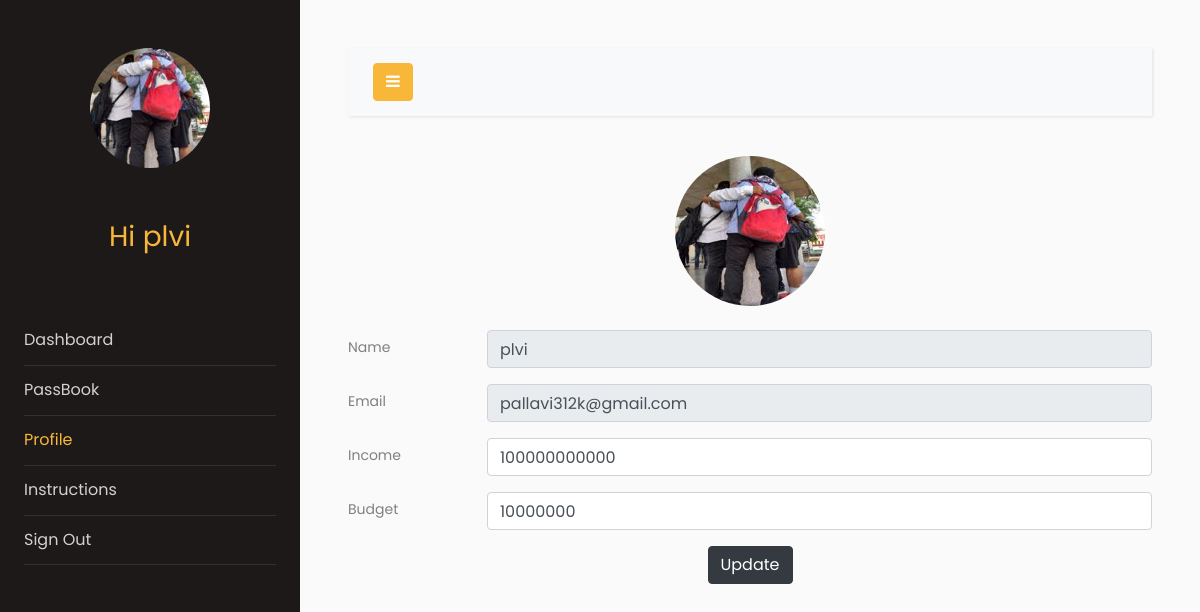
Page /profile (signed in) on the committed database.
### models.py (models this page shows, shortened)
class Users(db.Model, UserMixin):
    __tablename__ = "users"
    id = db.Column(db.Integer, primary_key=True)
    email = db.Column(db.String(64), unique=True, index=True)
    name = db.Column(db.String(64))
    pasword_hash = db.Column(db.String(128))
    income = db.Column(db.Integer)
    budget = db.Column(db.Integer, default=0)
    profile_image = db.Column(
        db.String(128), nullable=False, default="default_profile.jpeg"
    )
    trans = db.relationship("Transactions", backref="User", lazy="dynamic")

### app.py (the view)
@app.route("/profile", methods=["GET", "POST"])
@login_required
def profile():
    form = profiles()
    if form.validate_on_submit():
        print("in if")
        if form.image.data:
            username = current_user.id
            image_data = current_user.profile_image
            current_user.profile_image = "default_profile.jpeg"
            db.session.commit()
            pic = add_profile_pic(form.image.data, username, image_data)
            current_user.profile_image = pic
        current_user.budget = form.budget.data
        current_user.income = form.income.data
        db.session.commit()
        flash("User Account Updated")
        return redirect(url_for("profile"))
    elif request.method == "GET":
        form.name.data = current_user.name
        form.email.data = current_user.email
        form.budget.data = current_user.budget
        form.income.data = current_user.income
        form.image.data = current_user.profile_image
    profile_image = url_for(
        "static", filename="profile_pics/" + current_user.profile_image
    )
    return render_template("profile.html", proForm=form, profile_image=profile_image)

### forms.py
class profiles(FlaskForm):
    name = StringField('Name')
    email = StringField('Email')
    image = FileField('Update Image', validators=[
                      FileAllowed(['jpg', 'png', 'jpeg','jfif'])])
    budget = IntegerField('Monthly Budget', validators=[DataRequired()])
    income = IntegerField('Monthly Income', validators=[DataRequired()])
    submit = SubmitField('Update')

### models.py (called while the page is built)
@login_manager.user_loader
def load_user(user_id):
    return Users.query.get(user_id)

### templates/profile.html (shortened to what this page needs)
<!doctype html>
<html lang="en">
<head>
    <link rel="stylesheet" href="https://stackpath.bootstrapcdn.com/font-awesome/4.7.0/css/font-awesome.min.css">
    <link rel="stylesheet" href="{{ url_for('static', filename='css1/style.css') }}">
</head>
<body>
    <div class="wrapper d-flex align-items-stretch">
        <nav id="sidebar">
            <div class="p-4 pt-5">
                <a href="#" class="img logo rounded-circle mb-5" style="background-image: url({{url_for('static',filename='profile_pics/'+current_user.profile_image)}});"></a>
                <h3 style="color: #f8b739; font-family: Poppins, Arial, sans-serif; text-align: center;">Hi {{current_user.name}}</h3>
                <br>
                <br>
                <ul class="list-unstyled components mb-5">
                    <li>
                        <a href="{{url_for('dashboard')}}">Dashboard</a>
                    </li>
                    <li >
                        <a href="{{url_for('passbook')}}">PassBook</a>
                    </li>
                    <li class="active">
                        <a href="{{url_for('profile')}}">Profile</a>
                    </li>
                    <li>
                        <a href="{{url_for('instructions')}}">Instructions</a>
                    </li>
                    <li>
                        <a href="{{url_for('logout')}}">Sign Out</a>
                    </li>
                </ul>
            </div>
        </nav>
        <div id="content" class="p-4 p-md-5">
            <nav class="navbar navbar-expand-lg navbar-light bg-light">
                <div class="container-fluid">
                    <button type="button" id="sidebarCollapse" class="btn btn-primary">
                        <i class="fa fa-bars"></i>
                    </button>
                </div>
            </nav>
            <form method="POST" enctype="multipart/form-data">
                <div class="form-group row" >
                    <div  style="margin: 0 auto 0" >
                        <label for="file-input">
                           <img class="rounded-circle" height="150px" width="150px" src="{{url_for('static',filename='profile_pics/'+current_user.profile_image)}}" />
                        </label>
                    </div>
                </div>
                <div class="form-group row">
                    <label for="staticEmail" class="col-sm-2 col-form-label">Name</label>
                    <div class="col-sm-10">
                        {{proForm.name(class='form-control',disabled=True)}}
                    </div>
                </div>
                <div class="form-group row">
                    <label for="staticEmail" class="col-sm-2 col-form-label">Email</label>
                    <div class="col-sm-10">
                        {{proForm.email(class="form-control", disabled=True)}}
                    </div>
                </div>
                <div class="form-group row">
                    <label for="inputPassword" class="col-sm-2 col-form-label">Income</label>
                    <div class="col-sm-10">
                        {{proForm.income(class='form-control',maxlength=18)}}
                    </div>
                </div>
                <div class="form-group row">
                    <label for="inputPassword" class="col-sm-2 col-form-label">Budget</label>
                    <div class="col-sm-10">
                        {{proForm.budget(class='form-control',maxlength=18)}}
                    </div>
                </div>
                <div class="form-group row">
                    <div style="margin:0 auto 0">
                        {{proForm.submit(class='btn btn-dark')}}
                    </div>
                </div>
            </form>
        </div>
    </div>
</body>
</html>

### rows in the picture
Users: profile_image (picture), name "plvi", email "pallavi312k@gmail.com", income "100000000000", budget "10000000"
